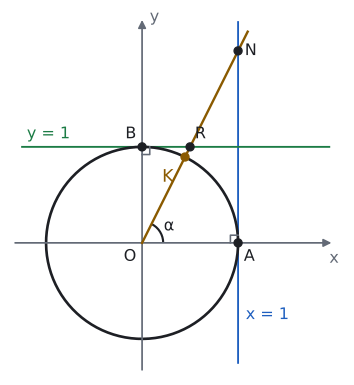

The Python source for this figure:
import sys; sys.path.insert(0, "tools")
from cizim import *

def P(x, y): return np.array([x, y], float)
def kutup(derece, r=1.0): return P(r * np.cos(np.radians(derece)), r * np.sin(np.radians(derece)))
def cember(ax, x=(-1.45, 1.45), y=(-1.45, 1.45), eksen_adi=True):
    """Orijin merkezli birim çember ve oklu eksenler."""
    ax.set_aspect("equal"); ax.axis("off")
    t = np.linspace(0, 2 * np.pi, 400)
    ax.plot(np.cos(t), np.sin(t), color=YAZI, lw=2, zorder=2)
    ok = dict(arrowstyle="-|>", color=SOLUK, lw=1.3, mutation_scale=12)
    ax.annotate("", xy=(x[1], 0), xytext=(x[0], 0), arrowprops=ok)
    ax.annotate("", xy=(0, y[1]), xytext=(0, y[0]), arrowprops=ok)
    if eksen_adi:
        ax.text(x[1], -0.08, "x", ha="center", va="top", color=SOLUK, fontsize=12)
        ax.text(0.08, y[1], "y", ha="left", va="center", color=SOLUK, fontsize=12)
    ax.set_xlim(x[0] - 0.05, x[1] + 0.12); ax.set_ylim(y[0] - 0.05, y[1] + 0.1)
def dik(ax, K, A, B, s=0.08, renk=SOLUK):
    """K köşesinde KA ile KB arasındaki dik açı işareti."""
    K, A, B = P(*K), P(*A), P(*B)
    u = (A - K) / np.linalg.norm(A - K) * s; v = (B - K) / np.linalg.norm(B - K) * s
    ax.plot(*zip(K + u, K + u + v, K + v), color=renk, lw=1.2)
def yay(ax, a1, a2, r, ad="", renk=MAVI, k=1.55, fs=12):
    """Orijinde a1 dereceden a2 dereceye (saat yönünün tersine) açı yayı."""
    ax.add_patch(patches.Arc((0, 0), 2 * r, 2 * r, theta1=a1, theta2=a2, color=renk, lw=1.6))
    if ad:
        m = np.radians((a1 + a2) / 2)
        ax.text(k * r * np.cos(m), k * r * np.sin(m), ad, ha="center", va="center", color=renk, fontsize=fs)
def nok(ax, xy, renk=YAZI, ms=6): ax.plot(*xy, "o", color=renk, markersize=ms, zorder=5)
def yaz(ax, xy, metin, renk=YAZI, fs=13, **k): ax.text(xy[0], xy[1], metin, color=renk, fontsize=fs, **k)
def kontrol(ad, K): print(ad, np.round(K, 4), "x²+y² =", round(float(K @ K), 6))

# Alıştırma 10: K(√5/5, 2√5/5); OK ışını y = 1'i R(1/2, 1)'de, x = 1'i N(1, 2)'de keser.
K = P(1 / np.sqrt(5), 2 / np.sqrt(5)); R = P(0.5, 1); N = P(1, 2); U = P(1.1, 2.2); kontrol("K", K)
print("eğim OK", K[1] / K[0], "R eğim", R[1] / R[0], "N eğim", N[1] / N[0])
fig, ax = sekil(5.0, 5.0); cember(ax, x=(-1.35, 2.0), y=(-1.35, 2.35))
ax.plot([1, 1], [-1.25, 2.3], color=MAVI, lw=1.4, zorder=1); ax.plot([-1.25, 1.95], [1, 1], color=YESIL, lw=1.4, zorder=1)
ax.plot(*zip(P(0, 0), U), color=SARI, lw=1.8, zorder=3)
dik(ax, P(1, 0), P(0, 0), N); dik(ax, P(0, 1), P(0, 0), R)
yay(ax, 0, np.degrees(np.arctan(2)), 0.22, "α", renk=YAZI, k=1.5)
nok(ax, K, SARI); yaz(ax, K + P(-0.12, -0.12), "K", SARI, ha="right", va="top")
nok(ax, R); yaz(ax, R + P(0.05, 0.05), "R", ha="left", va="bottom", fs=12)
nok(ax, N); yaz(ax, N + P(0.07, 0), "N", ha="left", va="center", fs=12)
nok(ax, P(1, 0)); yaz(ax, P(1.06, -0.06), "A", ha="left", va="top", fs=12)
nok(ax, P(0, 1)); yaz(ax, P(-0.06, 1.05), "B", ha="right", va="bottom", fs=12)
yaz(ax, P(-0.06, -0.06), "O", ha="right", va="top", fs=12)
yaz(ax, P(1.08, -0.75), "x = 1", MAVI, ha="left", va="center", fs=12)
yaz(ax, P(-1.2, 1.05), "y = 1", YESIL, ha="left", va="bottom", fs=12)
kaydet(fig, __file__)
